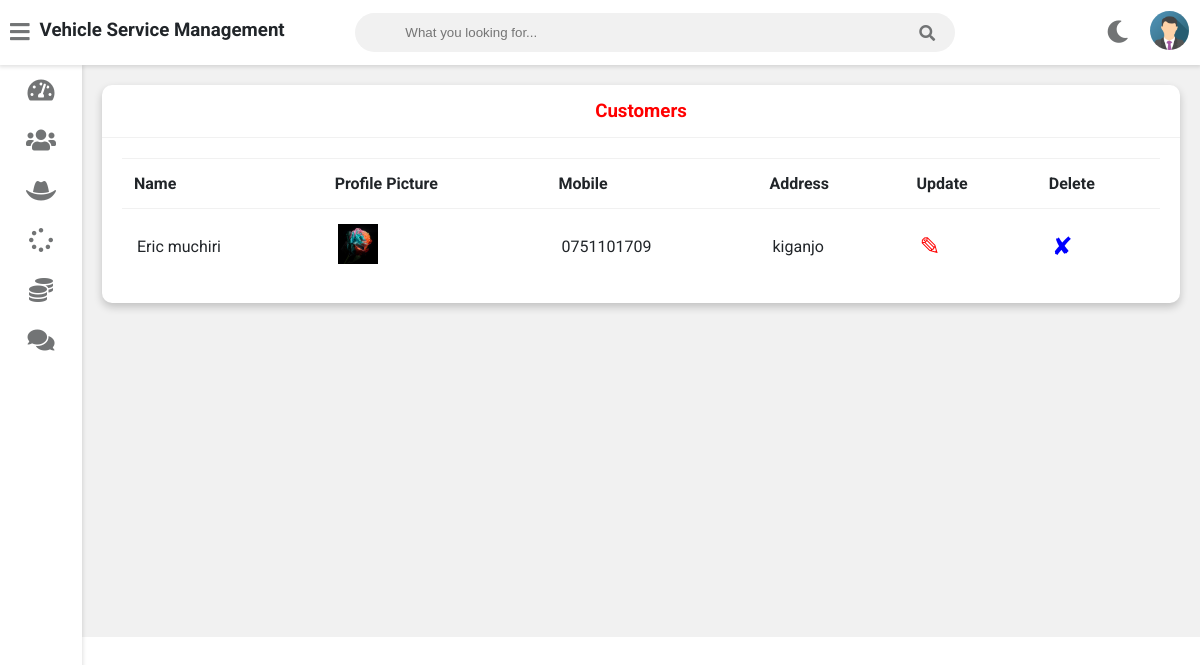
The page /admin-view-customer (signed in) on the database its author committed.
### vehicle/models.py (models this page shows, shortened)
class Customer(models.Model):
    user=models.OneToOneField(User,on_delete=models.CASCADE)
    profile_pic= models.ImageField(upload_to='profile_pic/CustomerProfilePic/',null=True,blank=True)
    address = models.CharField(max_length=40)
    mobile = models.CharField(max_length=20,null=False)
    @property
    def get_name(self):
        return self.user.first_name+" "+self.user.last_name

### vehicle/views.py (the view)
# urls.py: path('admin-view-customer',views.admin_view_customer_view,name='admin-view-customer'),
@login_required(login_url='adminlogin')
def admin_view_customer_view(request):
    customers=models.Customer.objects.all()
    return render(request,'vehicle/admin_view_customer.html',{'customers':customers})

### vehicle/templates/vehicle/admin_view_customer.html
{% extends 'vehicle/adminbase.html' %}
{% block content %}
{% load static %}
	<div class="wrapper">
		<div class="row">
			<div class="col-12 col-m-12 col-sm-12">
				<div class="card">
					<div class="card-header">
						<h3 style="color:red; text-align:center" >Customers
						</h3>
					</div>
					<div class="card-content">
						<table>
							<thead>
                <tr>
                  <th>Name</th>
                  <th>Profile Picture</th>
                  <th>Mobile</th>
                  <th>Address</th>
                  <th>Update</th>
                  <th>Delete</th>
                </tr>
							</thead>
							<tbody>
              {% for c in customers %}
                <tr>
                  <td> {{c.get_name}}</td>
                  <td> <img src="{% static c.profile_pic.url %}" alt="Profile Pic" height="40px" width="40px" /></td>
                  <td>{{c.mobile}}</td>
                  <td>{{c.address}}</td>
                  <td><a  style="color:red; text-decoration:none;font-size:25px;" href="{% url 'update-customer' c.id  %}">&#9998;</a></td>
                  <td><a style="color:blue; text-decoration:none;font-size:25px;"href="{% url 'delete-customer' c.id  %}">&#10008;</a></td>
                </tr>
                {% endfor %}
							</tbody>
						</table>
					</div>
				</div>
			</div>
		</div>
<br><br><br><br><br><br><br><br><br><br><br><br><br><br><br><br>
	</div>
{% endblock content %}

### rows shown on the page
Customer: get_name "Eric muchiri", profile_pic (picture), mobile "0751101709", address "kiganjo"
